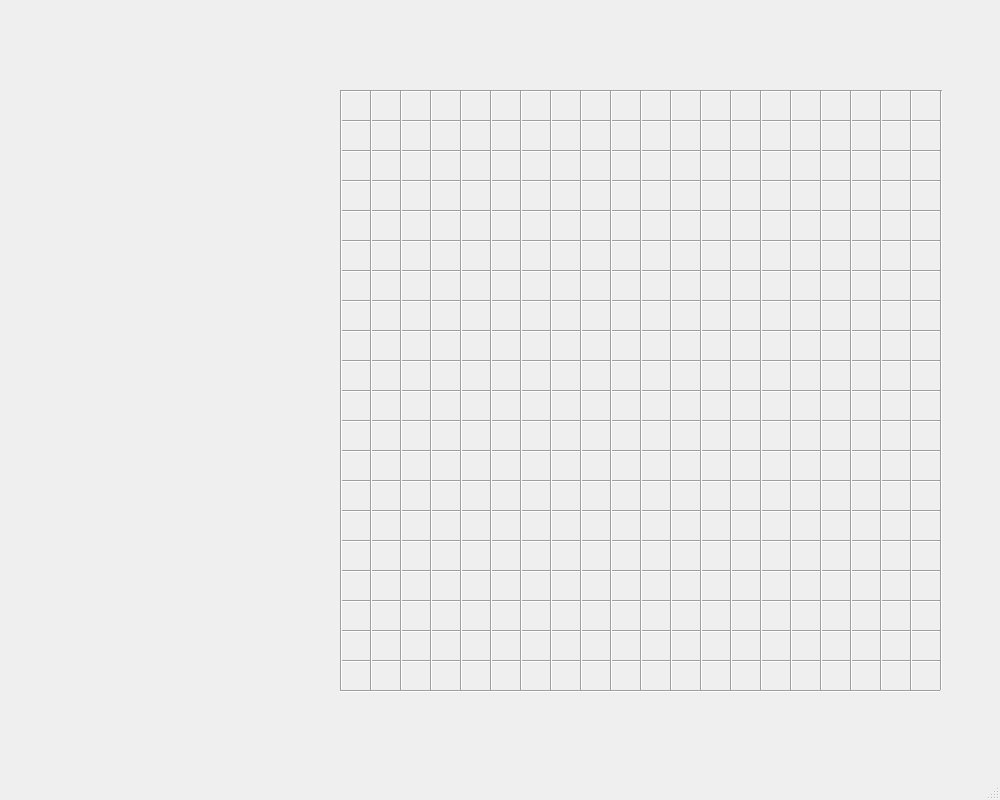
<?xml version="1.0" encoding="UTF-8"?>
<ui version="4.0">
 <class>TowerGame</class>
 <widget class="QMainWindow" name="TowerGame">
  <property name="geometry">
   <rect>
    <x>0</x>
    <y>0</y>
    <width>1000</width>
    <height>800</height>
   </rect>
  </property>
  <property name="windowTitle">
   <string>MainWindow</string>
  </property>
  <property name="autoFillBackground">
   <bool>false</bool>
  </property>
  <widget class="QWidget" name="centralwidget">
   <widget class="Line" name="line">
    <property name="geometry">
     <rect>
      <x>340</x>
      <y>90</y>
      <width>600</width>
      <height>3</height>
     </rect>
    </property>
    <property name="orientation">
     <enum>Qt::Horizontal</enum>
    </property>
   </widget>
   <widget class="Line" name="line_2">
    <property name="geometry">
     <rect>
      <x>340</x>
      <y>120</y>
      <width>600</width>
      <height>3</height>
     </rect>
    </property>
    <property name="orientation">
     <enum>Qt::Horizontal</enum>
    </property>
   </widget>
   <widget class="Line" name="line_3">
    <property name="geometry">
     <rect>
      <x>340</x>
      <y>150</y>
      <width>600</width>
      <height>3</height>
     </rect>
    </property>
    <property name="orientation">
     <enum>Qt::Horizontal</enum>
    </property>
   </widget>
   <widget class="Line" name="line_4">
    <property name="geometry">
     <rect>
      <x>340</x>
      <y>210</y>
      <width>600</width>
      <height>3</height>
     </rect>
    </property>
    <property name="orientation">
     <enum>Qt::Horizontal</enum>
    </property>
   </widget>
   <widget class="Line" name="line_5">
    <property name="geometry">
     <rect>
      <x>340</x>
      <y>180</y>
      <width>600</width>
      <height>3</height>
     </rect>
    </property>
    <property name="orientation">
     <enum>Qt::Horizontal</enum>
    </property>
   </widget>
   <widget class="Line" name="line_6">
    <property name="geometry">
     <rect>
      <x>340</x>
      <y>270</y>
      <width>600</width>
      <height>3</height>
     </rect>
    </property>
    <property name="orientation">
     <enum>Qt::Horizontal</enum>
    </property>
   </widget>
   <widget class="Line" name="line_7">
    <property name="geometry">
     <rect>
      <x>340</x>
      <y>300</y>
      <width>600</width>
      <height>3</height>
     </rect>
    </property>
    <property name="orientation">
     <enum>Qt::Horizontal</enum>
    </property>
   </widget>
   <widget class="Line" name="line_8">
    <property name="geometry">
     <rect>
      <x>340</x>
      <y>240</y>
      <width>600</width>
      <height>3</height>
     </rect>
    </property>
    <property name="orientation">
     <enum>Qt::Horizontal</enum>
    </property>
   </widget>
   <widget class="Line" name="line_10">
    <property name="geometry">
     <rect>
      <x>340</x>
      <y>330</y>
      <width>600</width>
      <height>3</height>
     </rect>
    </property>
    <property name="orientation">
     <enum>Qt::Horizontal</enum>
    </property>
   </widget>
   <widget class="Line" name="line_11">
    <property name="geometry">
     <rect>
      <x>340</x>
      <y>360</y>
      <width>600</width>
      <height>3</height>
     </rect>
    </property>
    <property name="orientation">
     <enum>Qt::Horizontal</enum>
    </property>
   </widget>
   <widget class="Line" name="line_12">
    <property name="geometry">
     <rect>
      <x>340</x>
      <y>420</y>
      <width>600</width>
      <height>3</height>
     </rect>
    </property>
    <property name="orientation">
     <enum>Qt::Horizontal</enum>
    </property>
   </widget>
   <widget class="Line" name="line_13">
    <property name="geometry">
     <rect>
      <x>340</x>
      <y>390</y>
      <width>600</width>
      <height>3</height>
     </rect>
    </property>
    <property name="orientation">
     <enum>Qt::Horizontal</enum>
    </property>
   </widget>
   <widget class="Line" name="line_14">
    <property name="geometry">
     <rect>
      <x>340</x>
      <y>450</y>
      <width>600</width>
      <height>3</height>
     </rect>
    </property>
    <property name="orientation">
     <enum>Qt::Horizontal</enum>
    </property>
   </widget>
   <widget class="Line" name="line_15">
    <property name="geometry">
     <rect>
      <x>340</x>
      <y>480</y>
      <width>600</width>
      <height>3</height>
     </rect>
    </property>
    <property name="orientation">
     <enum>Qt::Horizontal</enum>
    </property>
   </widget>
   <widget class="Line" name="line_16">
    <property name="geometry">
     <rect>
      <x>340</x>
      <y>510</y>
      <width>600</width>
      <height>3</height>
     </rect>
    </property>
    <property name="orientation">
     <enum>Qt::Horizontal</enum>
    </property>
   </widget>
   <widget class="Line" name="line_17">
    <property name="geometry">
     <rect>
      <x>340</x>
      <y>540</y>
      <width>600</width>
      <height>3</height>
     </rect>
    </property>
    <property name="orientation">
     <enum>Qt::Horizontal</enum>
    </property>
   </widget>
   <widget class="Line" name="line_18">
    <property name="geometry">
     <rect>
      <x>340</x>
      <y>570</y>
      <width>600</width>
      <height>3</height>
     </rect>
    </property>
    <property name="orientation">
     <enum>Qt::Horizontal</enum>
    </property>
   </widget>
   <widget class="Line" name="line_19">
    <property name="geometry">
     <rect>
      <x>340</x>
      <y>600</y>
      <width>600</width>
      <height>3</height>
     </rect>
    </property>
    <property name="orientation">
     <enum>Qt::Horizontal</enum>
    </property>
   </widget>
   <widget class="Line" name="line_20">
    <property name="geometry">
     <rect>
      <x>340</x>
      <y>630</y>
      <width>600</width>
      <height>3</height>
     </rect>
    </property>
    <property name="orientation">
     <enum>Qt::Horizontal</enum>
    </property>
   </widget>
   <widget class="Line" name="line_21">
    <property name="geometry">
     <rect>
      <x>340</x>
      <y>660</y>
      <width>600</width>
      <height>3</height>
     </rect>
    </property>
    <property name="orientation">
     <enum>Qt::Horizontal</enum>
    </property>
   </widget>
   <widget class="Line" name="line_22">
    <property name="geometry">
     <rect>
      <x>340</x>
      <y>690</y>
      <width>600</width>
      <height>3</height>
     </rect>
    </property>
    <property name="orientation">
     <enum>Qt::Horizontal</enum>
    </property>
   </widget>
   <widget class="Line" name="line_9">
    <property name="geometry">
     <rect>
      <x>340</x>
      <y>90</y>
      <width>3</width>
      <height>600</height>
     </rect>
    </property>
    <property name="orientation">
     <enum>Qt::Vertical</enum>
    </property>
   </widget>
   <widget class="Line" name="line_23">
    <property name="geometry">
     <rect>
      <x>370</x>
      <y>90</y>
      <width>3</width>
      <height>600</height>
     </rect>
    </property>
    <property name="orientation">
     <enum>Qt::Vertical</enum>
    </property>
   </widget>
   <widget class="Line" name="line_24">
    <property name="geometry">
     <rect>
      <x>400</x>
      <y>90</y>
      <width>3</width>
      <height>600</height>
     </rect>
    </property>
    <property name="orientation">
     <enum>Qt::Vertical</enum>
    </property>
   </widget>
   <widget class="Line" name="line_25">
    <property name="geometry">
     <rect>
      <x>430</x>
      <y>90</y>
      <width>3</width>
      <height>600</height>
     </rect>
    </property>
    <property name="orientation">
     <enum>Qt::Vertical</enum>
    </property>
   </widget>
   <widget class="Line" name="line_26">
    <property name="geometry">
     <rect>
      <x>460</x>
      <y>90</y>
      <width>3</width>
      <height>600</height>
     </rect>
    </property>
    <property name="orientation">
     <enum>Qt::Vertical</enum>
    </property>
   </widget>
   <widget class="Line" name="line_27">
    <property name="geometry">
     <rect>
      <x>490</x>
      <y>90</y>
      <width>3</width>
      <height>600</height>
     </rect>
    </property>
    <property name="orientation">
     <enum>Qt::Vertical</enum>
    </property>
   </widget>
   <widget class="Line" name="line_28">
    <property name="geometry">
     <rect>
      <x>520</x>
      <y>90</y>
      <width>3</width>
      <height>600</height>
     </rect>
    </property>
    <property name="orientation">
     <enum>Qt::Vertical</enum>
    </property>
   </widget>
   <widget class="Line" name="line_29">
    <property name="geometry">
     <rect>
      <x>550</x>
      <y>90</y>
      <width>3</width>
      <height>600</height>
     </rect>
    </property>
    <property name="orientation">
     <enum>Qt::Vertical</enum>
    </property>
   </widget>
   <widget class="Line" name="line_30">
    <property name="geometry">
     <rect>
      <x>580</x>
      <y>90</y>
      <width>3</width>
      <height>600</height>
     </rect>
    </property>
    <property name="orientation">
     <enum>Qt::Vertical</enum>
    </property>
   </widget>
   <widget class="Line" name="line_31">
    <property name="geometry">
     <rect>
      <x>610</x>
      <y>90</y>
      <width>3</width>
      <height>600</height>
     </rect>
    </property>
    <property name="orientation">
     <enum>Qt::Vertical</enum>
    </property>
   </widget>
   <widget class="Line" name="line_32">
    <property name="geometry">
     <rect>
      <x>640</x>
      <y>90</y>
      <width>3</width>
      <height>600</height>
     </rect>
    </property>
    <property name="orientation">
     <enum>Qt::Vertical</enum>
    </property>
   </widget>
   <widget class="Line" name="line_33">
    <property name="geometry">
     <rect>
      <x>670</x>
      <y>90</y>
      <width>3</width>
      <height>600</height>
     </rect>
    </property>
    <property name="orientation">
     <enum>Qt::Vertical</enum>
    </property>
   </widget>
   <widget class="Line" name="line_34">
    <property name="geometry">
     <rect>
      <x>700</x>
      <y>90</y>
      <width>3</width>
      <height>600</height>
     </rect>
    </property>
    <property name="orientation">
     <enum>Qt::Vertical</enum>
    </property>
   </widget>
   <widget class="Line" name="line_35">
    <property name="geometry">
     <rect>
      <x>730</x>
      <y>90</y>
      <width>3</width>
      <height>600</height>
     </rect>
    </property>
    <property name="orientation">
     <enum>Qt::Vertical</enum>
    </property>
   </widget>
   <widget class="Line" name="line_36">
    <property name="geometry">
     <rect>
      <x>760</x>
      <y>90</y>
      <width>3</width>
      <height>600</height>
     </rect>
    </property>
    <property name="orientation">
     <enum>Qt::Vertical</enum>
    </property>
   </widget>
   <widget class="Line" name="line_37">
    <property name="geometry">
     <rect>
      <x>790</x>
      <y>90</y>
      <width>3</width>
      <height>600</height>
     </rect>
    </property>
    <property name="orientation">
     <enum>Qt::Vertical</enum>
    </property>
   </widget>
   <widget class="Line" name="line_38">
    <property name="geometry">
     <rect>
      <x>820</x>
      <y>90</y>
      <width>3</width>
      <height>600</height>
     </rect>
    </property>
    <property name="orientation">
     <enum>Qt::Vertical</enum>
    </property>
   </widget>
   <widget class="Line" name="line_39">
    <property name="geometry">
     <rect>
      <x>850</x>
      <y>90</y>
      <width>3</width>
      <height>600</height>
     </rect>
    </property>
    <property name="orientation">
     <enum>Qt::Vertical</enum>
    </property>
   </widget>
   <widget class="Line" name="line_40">
    <property name="geometry">
     <rect>
      <x>880</x>
      <y>90</y>
      <width>3</width>
      <height>600</height>
     </rect>
    </property>
    <property name="orientation">
     <enum>Qt::Vertical</enum>
    </property>
   </widget>
   <widget class="Line" name="line_41">
    <property name="geometry">
     <rect>
      <x>910</x>
      <y>90</y>
      <width>3</width>
      <height>600</height>
     </rect>
    </property>
    <property name="orientation">
     <enum>Qt::Vertical</enum>
    </property>
   </widget>
   <widget class="Line" name="line_42">
    <property name="geometry">
     <rect>
      <x>940</x>
      <y>90</y>
      <width>3</width>
      <height>600</height>
     </rect>
    </property>
    <property name="orientation">
     <enum>Qt::Vertical</enum>
    </property>
   </widget>
  </widget>
  <widget class="QMenuBar" name="menubar">
   <property name="geometry">
    <rect>
     <x>0</x>
     <y>0</y>
     <width>1000</width>
     <height>26</height>
    </rect>
   </property>
  </widget>
  <widget class="QStatusBar" name="statusbar"/>
 </widget>
 <resources/>
 <connections/>
</ui>
